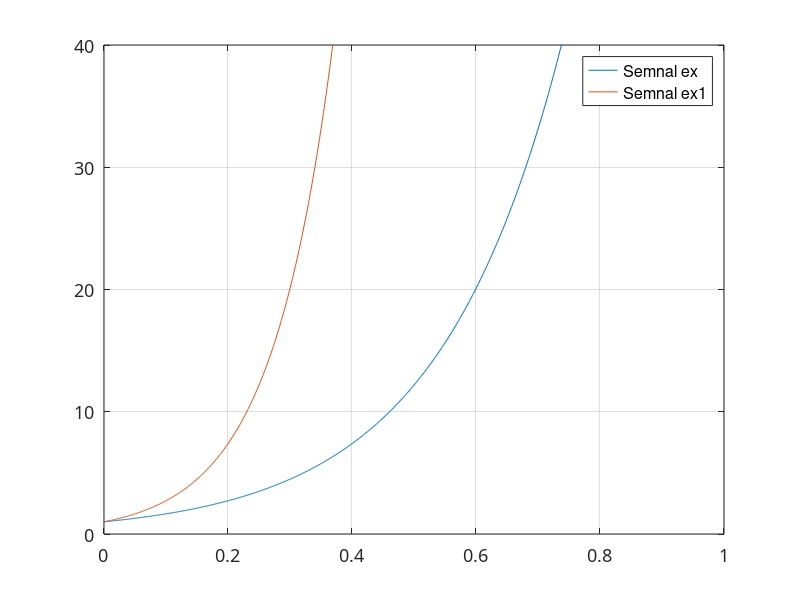

Here is the MATLAB script that generated this plot: (Note: this script raises an error after producing the figure.)
t = 0:.001:1;
A = 1;
a = 5;

ex = A*exp(a*t);

a1 = 10;

ex1 = A*exp(a1*t);

plot(t, ex, t, ex1)

% plot details
grid, set (gca,'FontName', 'ArialCyr','FontSize',13)

legend("Semnal ex", "Semnal ex1", "AutoUpdate", "off")

xlim([0, 1])
ylim([0, 40])

xline(0, "black")
yline(0, "black")

title('Semnal exponenţial cu valoarea crescândă') 
xlabel('t,sec'), ylabel('X(t)'), grid
